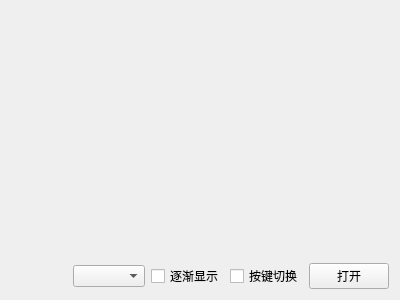
<?xml version="1.0" encoding="UTF-8"?>
<ui version="4.0">
 <class>ImageViewerTest</class>
 <widget class="QWidget" name="ImageViewerTest">
  <property name="geometry">
   <rect>
    <x>0</x>
    <y>0</y>
    <width>400</width>
    <height>300</height>
   </rect>
  </property>
  <property name="windowTitle">
   <string>Form</string>
  </property>
  <layout class="QVBoxLayout" name="verticalLayout">
   <item>
    <widget class="ImageViewer" name="imageViewer" native="true">
     <property name="sizePolicy">
      <sizepolicy hsizetype="Preferred" vsizetype="Expanding">
       <horstretch>0</horstretch>
       <verstretch>0</verstretch>
      </sizepolicy>
     </property>
    </widget>
   </item>
   <item>
    <layout class="QHBoxLayout" name="horizontalLayout">
     <item>
      <spacer name="horizontalSpacer">
       <property name="orientation">
        <enum>Qt::Horizontal</enum>
       </property>
       <property name="sizeHint" stdset="0">
        <size>
         <width>40</width>
         <height>20</height>
        </size>
       </property>
      </spacer>
     </item>
     <item>
      <widget class="QComboBox" name="sizeTypeComboBox"/>
     </item>
     <item>
      <widget class="QCheckBox" name="fadeCkb">
       <property name="text">
        <string>逐渐显示</string>
       </property>
      </widget>
     </item>
     <item>
      <widget class="QCheckBox" name="keyMoveCkb">
       <property name="text">
        <string>按键切换</string>
       </property>
      </widget>
     </item>
     <item>
      <widget class="QPushButton" name="openBtn">
       <property name="text">
        <string>打开</string>
       </property>
      </widget>
     </item>
    </layout>
   </item>
  </layout>
 </widget>
 <customwidgets>
  <customwidget>
   <class>ImageViewer</class>
   <extends>QWidget</extends>
   <header>imageviewer.h</header>
   <container>1</container>
  </customwidget>
 </customwidgets>
 <resources/>
 <connections/>
</ui>
